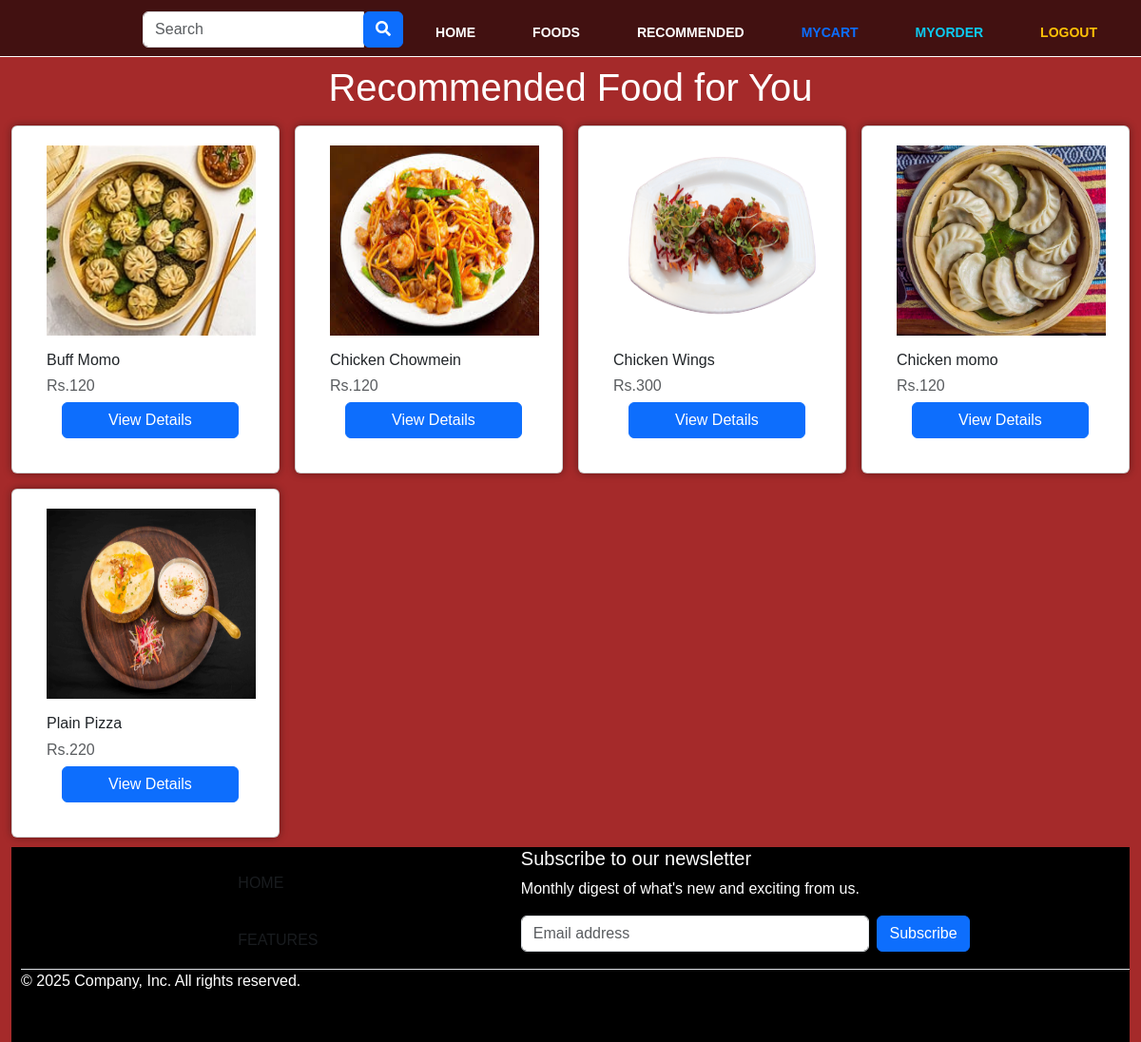
/my-orders/ (signed in), run on the app's committed database.
### demo_app/models.py (models this page shows, shortened)
class Food(models.Model):
	food_name=models.CharField(max_length=100)
	food_price=models.PositiveIntegerField()
	Food_image=models.FileField(upload_to='static/uploads',null=True)
	food_description=models.TextField()
	created_by=models.CharField(max_length=50)
	category=models.ForeignKey(Category,on_delete=models.CASCADE,null=True)
	is_available = models.BooleanField(default=True)

### userspage/views.py (the view)
# urls.py: path('my-orders/', views.recommended, name='show_order_items'),
def recommended(request):
    user = request.user  # Get the logged-in user
    items = Order.objects.filter(user=user)
    recommended_foods = get_recommended_food_by_order_history(user.id)
    context = {
        'items': items,  # Include all past orders for the user
        'recommended_foods': recommended_foods,  # Include recommended food based on categories
    }
    return render(request, 'client/recommended.html', context)

### demo_app/context_processors.py (called while the page is built)
def menu_links(request):
    links = Category.objects.all()
    return dict(links=links)

### userspage/recommendation.py (called while the page is built)
def get_recommended_food_by_order_history(user_id):
    past_orders = Order.objects.filter(user_id=user_id).select_related('food')
    ordered_foods = [order.food for order in past_orders]
    if not ordered_foods:
        return []  # No orders found, return an empty list
    ordered_categories = [food.category for food in ordered_foods]
    recommended_foods = Food.objects.filter(
        category__in=ordered_categories, is_available=True
    ).exclude(id__in=[food.id for food in ordered_foods])  # Exclude previously ordered food
    food_list = list(recommended_foods)
    for i in range(len(food_list)):
        for j in range(0, len(food_list) - i - 1):
            if food_list[j].food_name > food_list[j + 1].food_name:
                food_list[j], food_list[j + 1] = food_list[j + 1], food_list[j]
    return food_list

### userspage/templates/client/recommended.html (shortened to what this page needs)
{% extends "client/layouts.html" %}
{% load static %}
{% block main_content %}
<div class="container-fluid">
	<h2 class="text-white text-center p-2 fs-1" >
        Recommended Food for You
	</h2>
	<div class="row row-cols-1 row-cols-md-4 g-3">
		{% if recommended_foods %}
        {% for food in recommended_foods %}
		<div class="col " data-aos="zoom-out-up">
			<div class="card  productss">
				<a href="/fooddetails/{{food.id}}"><img src="{{ food.Food_image.url }}" alt="{{ food.food_name }}" width="100" style="height: 200px; width: 220px;" class="ms-3"></a>
				<div class="card-body">
					<h6 class="card-title">{{food.food_name}}</h6>
					<h6 class="text-muted">Rs.{{food.food_price}}</h6>
                    <a href="/fooddetails/{{food.id}}" class="btn btn-block btn-primary px-5 ms-3">View Details </a>
				</div>
			</div>
		</div>
        {% endfor %}
    {% else %}
        <p class="text-white">No recommended food available based on your past orders.</p>
    {% endif %}
	</div>
</div>
{% endblock %}

### static/css/style.css (style rules this page uses)
.productss { padding: 20px; box-shadow: 0 0 9px rgba(0, 0, 0, 0.4); transition: all 1s; }

### data on the page
Food: Food_image (picture), food_name "Buff Momo", food_price "120"
Food: Food_image (picture), food_name "Chicken Chowmein", food_price "120"
Food: Food_image (picture), food_name "Chicken Wings", food_price "300"
Food: Food_image (picture), food_name "Chicken momo", food_price "120"
Food: Food_image (picture), food_name "Plain Pizza", food_price "220"
